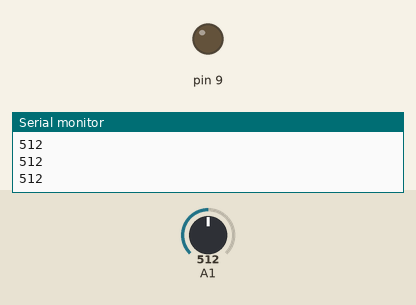
The sketch below on a simulated Arduino Uno, built with avr-gcc and run on an emulated ATmega328P. Parts: output pins drawn as LEDs (lit = HIGH), the last lines printed to the serial monitor. The inputs (shaded band) are chosen by the test bench; at power-on: A1 = 512.

Above: at 1.2 s.
1.3 s: A1 set to 110
2.8 s: A1 set to 90
At 3.7 s:
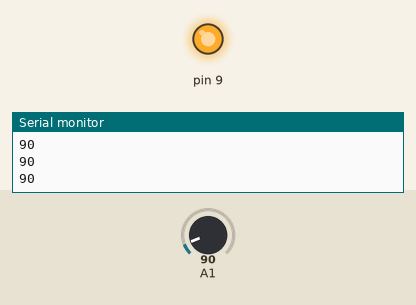
4.4 s: A1 set to 122
At 5.0 s:
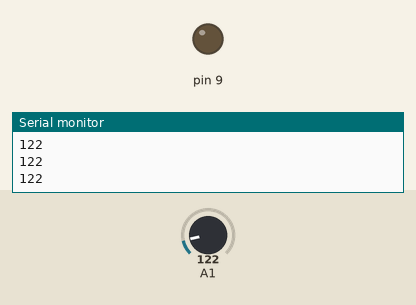
6.0 s: A1 set to 0
At 6.4 s:
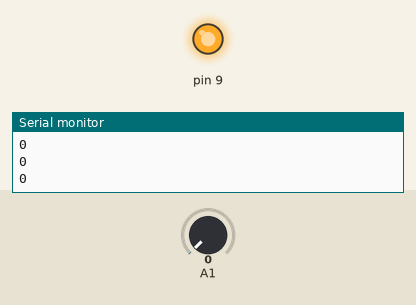
Timing chart, 0 to 8.6 s (numbered marks = the images above; inputs shaded):
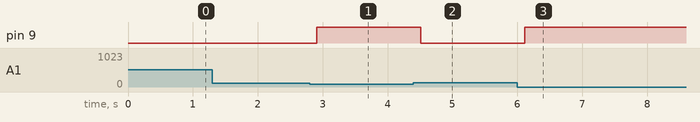

Measured:
- the behaviour switches between 100 and 99 on A1 (found by bisection; images 0 and 1)
- after the input at 2.8 s, pin 9: LOW → HIGH after 0.11 s
- after the input at 4.4 s, pin 9: HIGH → LOW after 0.11 s
- after the input at 6.0 s, pin 9: LOW → HIGH after 0.12 s

The sketch:

ldr_off.ino
```cpp
int f=0;
void setup() {
  // put your setup code here, to run once:
  Serial.begin(9600);
  pinMode(A1,INPUT);
  pinMode(9,OUTPUT);

}

void loop()
{
    int a=analogRead(A1);
    Serial.println(a);
    delay(100);
   if(a<100&&f==0)
    {
      digitalWrite(9,HIGH);
      f=1;

    }
    else if(a>100)
    {
      digitalWrite(9,LOW);
      f=0;
    }
    if(Serial.available()>0)
    {
     String b=Serial.readString();
    if(b=="off"&&f==1)
      {
        digitalWrite(9,LOW);
        f=2;
      }

     else if(b=="on"&&f==2)
      {
         f=0;
      }
  }
}
```
